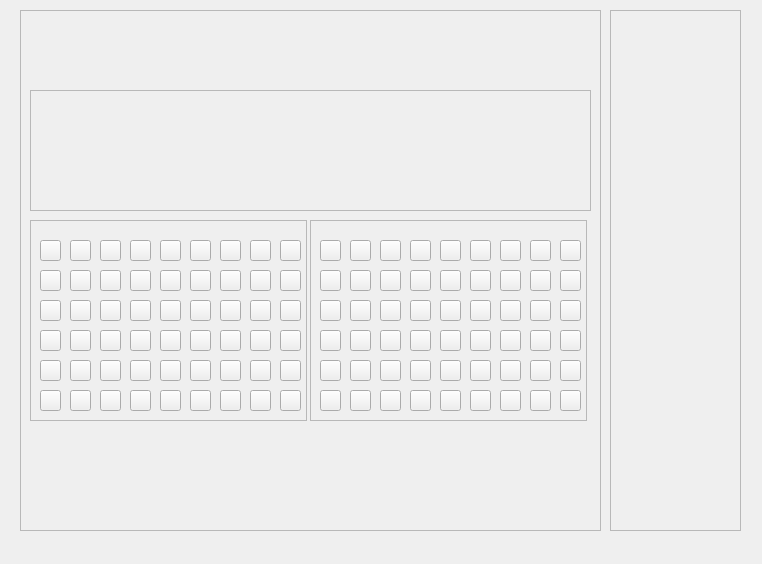
<?xml version="1.0" encoding="UTF-8"?>
<ui version="4.0">
 <class>Form</class>
 <widget class="QWidget" name="Form">
  <property name="geometry">
   <rect>
    <x>0</x>
    <y>0</y>
    <width>762</width>
    <height>564</height>
   </rect>
  </property>
  <property name="windowTitle">
   <string>Form</string>
  </property>
  <widget class="QFrame" name="frame">
   <property name="geometry">
    <rect>
     <x>20</x>
     <y>10</y>
     <width>581</width>
     <height>521</height>
    </rect>
   </property>
   <property name="frameShape">
    <enum>QFrame::StyledPanel</enum>
   </property>
   <property name="frameShadow">
    <enum>QFrame::Raised</enum>
   </property>
   <widget class="QFrame" name="frame_2">
    <property name="geometry">
     <rect>
      <x>10</x>
      <y>210</y>
      <width>277</width>
      <height>201</height>
     </rect>
    </property>
    <property name="frameShape">
     <enum>QFrame::StyledPanel</enum>
    </property>
    <property name="frameShadow">
     <enum>QFrame::Raised</enum>
    </property>
    <widget class="QPushButton" name="pushButton">
     <property name="geometry">
      <rect>
       <x>10</x>
       <y>20</y>
       <width>21</width>
       <height>21</height>
      </rect>
     </property>
     <property name="text">
      <string/>
     </property>
     <attribute name="buttonGroup">
      <string notr="true">buttonGroup</string>
     </attribute>
    </widget>
    <widget class="QPushButton" name="pushButton_2">
     <property name="geometry">
      <rect>
       <x>40</x>
       <y>20</y>
       <width>21</width>
       <height>21</height>
      </rect>
     </property>
     <property name="text">
      <string/>
     </property>
     <attribute name="buttonGroup">
      <string notr="true">buttonGroup</string>
     </attribute>
    </widget>
    <widget class="QPushButton" name="pushButton_3">
     <property name="geometry">
      <rect>
       <x>70</x>
       <y>20</y>
       <width>21</width>
       <height>21</height>
      </rect>
     </property>
     <property name="text">
      <string/>
     </property>
     <attribute name="buttonGroup">
      <string notr="true">buttonGroup</string>
     </attribute>
    </widget>
    <widget class="QPushButton" name="pushButton_4">
     <property name="geometry">
      <rect>
       <x>100</x>
       <y>20</y>
       <width>21</width>
       <height>21</height>
      </rect>
     </property>
     <property name="text">
      <string/>
     </property>
     <attribute name="buttonGroup">
      <string notr="true">buttonGroup</string>
     </attribute>
    </widget>
    <widget class="QPushButton" name="pushButton_5">
     <property name="geometry">
      <rect>
       <x>130</x>
       <y>20</y>
       <width>21</width>
       <height>21</height>
      </rect>
     </property>
     <property name="text">
      <string/>
     </property>
     <attribute name="buttonGroup">
      <string notr="true">buttonGroup</string>
     </attribute>
    </widget>
    <widget class="QPushButton" name="pushButton_6">
     <property name="geometry">
      <rect>
       <x>160</x>
       <y>20</y>
       <width>21</width>
       <height>21</height>
      </rect>
     </property>
     <property name="text">
      <string/>
     </property>
     <attribute name="buttonGroup">
      <string notr="true">buttonGroup</string>
     </attribute>
    </widget>
    <widget class="QPushButton" name="pushButton_7">
     <property name="geometry">
      <rect>
       <x>190</x>
       <y>20</y>
       <width>21</width>
       <height>21</height>
      </rect>
     </property>
     <property name="text">
      <string/>
     </property>
     <attribute name="buttonGroup">
      <string notr="true">buttonGroup</string>
     </attribute>
    </widget>
    <widget class="QPushButton" name="pushButton_8">
     <property name="geometry">
      <rect>
       <x>220</x>
       <y>20</y>
       <width>21</width>
       <height>21</height>
      </rect>
     </property>
     <property name="text">
      <string/>
     </property>
     <attribute name="buttonGroup">
      <string notr="true">buttonGroup</string>
     </attribute>
    </widget>
    <widget class="QPushButton" name="pushButton_9">
     <property name="geometry">
      <rect>
       <x>220</x>
       <y>50</y>
       <width>21</width>
       <height>21</height>
      </rect>
     </property>
     <property name="text">
      <string/>
     </property>
     <attribute name="buttonGroup">
      <string notr="true">buttonGroup</string>
     </attribute>
    </widget>
    <widget class="QPushButton" name="pushButton_10">
     <property name="geometry">
      <rect>
       <x>70</x>
       <y>50</y>
       <width>21</width>
       <height>21</height>
      </rect>
     </property>
     <property name="text">
      <string/>
     </property>
     <attribute name="buttonGroup">
      <string notr="true">buttonGroup</string>
     </attribute>
    </widget>
    <widget class="QPushButton" name="pushButton_11">
     <property name="geometry">
      <rect>
       <x>130</x>
       <y>50</y>
       <width>21</width>
       <height>21</height>
      </rect>
     </property>
     <property name="text">
      <string/>
     </property>
     <attribute name="buttonGroup">
      <string notr="true">buttonGroup</string>
     </attribute>
    </widget>
    <widget class="QPushButton" name="pushButton_12">
     <property name="geometry">
      <rect>
       <x>160</x>
       <y>50</y>
       <width>21</width>
       <height>21</height>
      </rect>
     </property>
     <property name="text">
      <string/>
     </property>
     <attribute name="buttonGroup">
      <string notr="true">buttonGroup</string>
     </attribute>
    </widget>
    <widget class="QPushButton" name="pushButton_13">
     <property name="geometry">
      <rect>
       <x>190</x>
       <y>50</y>
       <width>21</width>
       <height>21</height>
      </rect>
     </property>
     <property name="text">
      <string/>
     </property>
     <attribute name="buttonGroup">
      <string notr="true">buttonGroup</string>
     </attribute>
    </widget>
    <widget class="QPushButton" name="pushButton_14">
     <property name="geometry">
      <rect>
       <x>10</x>
       <y>50</y>
       <width>21</width>
       <height>21</height>
      </rect>
     </property>
     <property name="text">
      <string/>
     </property>
     <attribute name="buttonGroup">
      <string notr="true">buttonGroup</string>
     </attribute>
    </widget>
    <widget class="QPushButton" name="pushButton_15">
     <property name="geometry">
      <rect>
       <x>40</x>
       <y>50</y>
       <width>21</width>
       <height>21</height>
      </rect>
     </property>
     <property name="text">
      <string/>
     </property>
     <attribute name="buttonGroup">
      <string notr="true">buttonGroup</string>
     </attribute>
    </widget>
    <widget class="QPushButton" name="pushButton_16">
     <property name="geometry">
      <rect>
       <x>100</x>
       <y>50</y>
       <width>21</width>
       <height>21</height>
      </rect>
     </property>
     <property name="text">
      <string/>
     </property>
     <attribute name="buttonGroup">
      <string notr="true">buttonGroup</string>
     </attribute>
    </widget>
    <widget class="QPushButton" name="pushButton_33">
     <property name="geometry">
      <rect>
       <x>220</x>
       <y>80</y>
       <width>21</width>
       <height>21</height>
      </rect>
     </property>
     <property name="text">
      <string/>
     </property>
     <attribute name="buttonGroup">
      <string notr="true">buttonGroup</string>
     </attribute>
    </widget>
    <widget class="QPushButton" name="pushButton_34">
     <property name="geometry">
      <rect>
       <x>100</x>
       <y>110</y>
       <width>21</width>
       <height>21</height>
      </rect>
     </property>
     <property name="text">
      <string/>
     </property>
     <attribute name="buttonGroup">
      <string notr="true">buttonGroup</string>
     </attribute>
    </widget>
    <widget class="QPushButton" name="pushButton_35">
     <property name="geometry">
      <rect>
       <x>70</x>
       <y>80</y>
       <width>21</width>
       <height>21</height>
      </rect>
     </property>
     <property name="text">
      <string/>
     </property>
     <attribute name="buttonGroup">
      <string notr="true">buttonGroup</string>
     </attribute>
    </widget>
    <widget class="QPushButton" name="pushButton_36">
     <property name="geometry">
      <rect>
       <x>130</x>
       <y>80</y>
       <width>21</width>
       <height>21</height>
      </rect>
     </property>
     <property name="text">
      <string/>
     </property>
     <attribute name="buttonGroup">
      <string notr="true">buttonGroup</string>
     </attribute>
    </widget>
    <widget class="QPushButton" name="pushButton_37">
     <property name="geometry">
      <rect>
       <x>130</x>
       <y>110</y>
       <width>21</width>
       <height>21</height>
      </rect>
     </property>
     <property name="text">
      <string/>
     </property>
     <attribute name="buttonGroup">
      <string notr="true">buttonGroup</string>
     </attribute>
    </widget>
    <widget class="QPushButton" name="pushButton_38">
     <property name="geometry">
      <rect>
       <x>160</x>
       <y>110</y>
       <width>21</width>
       <height>21</height>
      </rect>
     </property>
     <property name="text">
      <string/>
     </property>
     <attribute name="buttonGroup">
      <string notr="true">buttonGroup</string>
     </attribute>
    </widget>
    <widget class="QPushButton" name="pushButton_39">
     <property name="geometry">
      <rect>
       <x>160</x>
       <y>80</y>
       <width>21</width>
       <height>21</height>
      </rect>
     </property>
     <property name="text">
      <string/>
     </property>
     <attribute name="buttonGroup">
      <string notr="true">buttonGroup</string>
     </attribute>
    </widget>
    <widget class="QPushButton" name="pushButton_40">
     <property name="geometry">
      <rect>
       <x>190</x>
       <y>80</y>
       <width>21</width>
       <height>21</height>
      </rect>
     </property>
     <property name="text">
      <string/>
     </property>
     <attribute name="buttonGroup">
      <string notr="true">buttonGroup</string>
     </attribute>
    </widget>
    <widget class="QPushButton" name="pushButton_41">
     <property name="geometry">
      <rect>
       <x>190</x>
       <y>110</y>
       <width>21</width>
       <height>21</height>
      </rect>
     </property>
     <property name="text">
      <string/>
     </property>
     <attribute name="buttonGroup">
      <string notr="true">buttonGroup</string>
     </attribute>
    </widget>
    <widget class="QPushButton" name="pushButton_42">
     <property name="geometry">
      <rect>
       <x>10</x>
       <y>80</y>
       <width>21</width>
       <height>21</height>
      </rect>
     </property>
     <property name="text">
      <string/>
     </property>
     <attribute name="buttonGroup">
      <string notr="true">buttonGroup</string>
     </attribute>
    </widget>
    <widget class="QPushButton" name="pushButton_43">
     <property name="geometry">
      <rect>
       <x>40</x>
       <y>80</y>
       <width>21</width>
       <height>21</height>
      </rect>
     </property>
     <property name="text">
      <string/>
     </property>
     <attribute name="buttonGroup">
      <string notr="true">buttonGroup</string>
     </attribute>
    </widget>
    <widget class="QPushButton" name="pushButton_44">
     <property name="geometry">
      <rect>
       <x>40</x>
       <y>110</y>
       <width>21</width>
       <height>21</height>
      </rect>
     </property>
     <property name="text">
      <string/>
     </property>
     <attribute name="buttonGroup">
      <string notr="true">buttonGroup</string>
     </attribute>
    </widget>
    <widget class="QPushButton" name="pushButton_45">
     <property name="geometry">
      <rect>
       <x>70</x>
       <y>110</y>
       <width>21</width>
       <height>21</height>
      </rect>
     </property>
     <property name="text">
      <string/>
     </property>
     <attribute name="buttonGroup">
      <string notr="true">buttonGroup</string>
     </attribute>
    </widget>
    <widget class="QPushButton" name="pushButton_46">
     <property name="geometry">
      <rect>
       <x>10</x>
       <y>110</y>
       <width>21</width>
       <height>21</height>
      </rect>
     </property>
     <property name="text">
      <string/>
     </property>
     <attribute name="buttonGroup">
      <string notr="true">buttonGroup</string>
     </attribute>
    </widget>
    <widget class="QPushButton" name="pushButton_47">
     <property name="geometry">
      <rect>
       <x>220</x>
       <y>110</y>
       <width>21</width>
       <height>21</height>
      </rect>
     </property>
     <property name="text">
      <string/>
     </property>
     <attribute name="buttonGroup">
      <string notr="true">buttonGroup</string>
     </attribute>
    </widget>
    <widget class="QPushButton" name="pushButton_48">
     <property name="geometry">
      <rect>
       <x>100</x>
       <y>80</y>
       <width>21</width>
       <height>21</height>
      </rect>
     </property>
     <property name="text">
      <string/>
     </property>
     <attribute name="buttonGroup">
      <string notr="true">buttonGroup</string>
     </attribute>
    </widget>
    <widget class="QPushButton" name="pushButton_49">
     <property name="geometry">
      <rect>
       <x>160</x>
       <y>170</y>
       <width>21</width>
       <height>21</height>
      </rect>
     </property>
     <property name="text">
      <string/>
     </property>
     <attribute name="buttonGroup">
      <string notr="true">buttonGroup</string>
     </attribute>
    </widget>
    <widget class="QPushButton" name="pushButton_50">
     <property name="geometry">
      <rect>
       <x>40</x>
       <y>140</y>
       <width>21</width>
       <height>21</height>
      </rect>
     </property>
     <property name="text">
      <string/>
     </property>
     <attribute name="buttonGroup">
      <string notr="true">buttonGroup</string>
     </attribute>
    </widget>
    <widget class="QPushButton" name="pushButton_51">
     <property name="geometry">
      <rect>
       <x>190</x>
       <y>170</y>
       <width>21</width>
       <height>21</height>
      </rect>
     </property>
     <property name="text">
      <string/>
     </property>
     <attribute name="buttonGroup">
      <string notr="true">buttonGroup</string>
     </attribute>
    </widget>
    <widget class="QPushButton" name="pushButton_52">
     <property name="geometry">
      <rect>
       <x>160</x>
       <y>140</y>
       <width>21</width>
       <height>21</height>
      </rect>
     </property>
     <property name="text">
      <string/>
     </property>
     <attribute name="buttonGroup">
      <string notr="true">buttonGroup</string>
     </attribute>
    </widget>
    <widget class="QPushButton" name="pushButton_53">
     <property name="geometry">
      <rect>
       <x>130</x>
       <y>170</y>
       <width>21</width>
       <height>21</height>
      </rect>
     </property>
     <property name="text">
      <string/>
     </property>
     <attribute name="buttonGroup">
      <string notr="true">buttonGroup</string>
     </attribute>
    </widget>
    <widget class="QPushButton" name="pushButton_54">
     <property name="geometry">
      <rect>
       <x>220</x>
       <y>170</y>
       <width>21</width>
       <height>21</height>
      </rect>
     </property>
     <property name="text">
      <string/>
     </property>
     <attribute name="buttonGroup">
      <string notr="true">buttonGroup</string>
     </attribute>
    </widget>
    <widget class="QPushButton" name="pushButton_55">
     <property name="geometry">
      <rect>
       <x>220</x>
       <y>140</y>
       <width>21</width>
       <height>21</height>
      </rect>
     </property>
     <property name="text">
      <string/>
     </property>
     <attribute name="buttonGroup">
      <string notr="true">buttonGroup</string>
     </attribute>
    </widget>
    <widget class="QPushButton" name="pushButton_56">
     <property name="geometry">
      <rect>
       <x>190</x>
       <y>140</y>
       <width>21</width>
       <height>21</height>
      </rect>
     </property>
     <property name="text">
      <string/>
     </property>
     <attribute name="buttonGroup">
      <string notr="true">buttonGroup</string>
     </attribute>
    </widget>
    <widget class="QPushButton" name="pushButton_57">
     <property name="geometry">
      <rect>
       <x>70</x>
       <y>170</y>
       <width>21</width>
       <height>21</height>
      </rect>
     </property>
     <property name="text">
      <string/>
     </property>
     <attribute name="buttonGroup">
      <string notr="true">buttonGroup</string>
     </attribute>
    </widget>
    <widget class="QPushButton" name="pushButton_58">
     <property name="geometry">
      <rect>
       <x>100</x>
       <y>170</y>
       <width>21</width>
       <height>21</height>
      </rect>
     </property>
     <property name="text">
      <string/>
     </property>
     <attribute name="buttonGroup">
      <string notr="true">buttonGroup</string>
     </attribute>
    </widget>
    <widget class="QPushButton" name="pushButton_59">
     <property name="geometry">
      <rect>
       <x>10</x>
       <y>140</y>
       <width>21</width>
       <height>21</height>
      </rect>
     </property>
     <property name="text">
      <string/>
     </property>
     <attribute name="buttonGroup">
      <string notr="true">buttonGroup</string>
     </attribute>
    </widget>
    <widget class="QPushButton" name="pushButton_60">
     <property name="geometry">
      <rect>
       <x>130</x>
       <y>140</y>
       <width>21</width>
       <height>21</height>
      </rect>
     </property>
     <property name="text">
      <string/>
     </property>
     <attribute name="buttonGroup">
      <string notr="true">buttonGroup</string>
     </attribute>
    </widget>
    <widget class="QPushButton" name="pushButton_61">
     <property name="geometry">
      <rect>
       <x>100</x>
       <y>140</y>
       <width>21</width>
       <height>21</height>
      </rect>
     </property>
     <property name="text">
      <string/>
     </property>
     <attribute name="buttonGroup">
      <string notr="true">buttonGroup</string>
     </attribute>
    </widget>
    <widget class="QPushButton" name="pushButton_62">
     <property name="geometry">
      <rect>
       <x>70</x>
       <y>140</y>
       <width>21</width>
       <height>21</height>
      </rect>
     </property>
     <property name="text">
      <string/>
     </property>
     <attribute name="buttonGroup">
      <string notr="true">buttonGroup</string>
     </attribute>
    </widget>
    <widget class="QPushButton" name="pushButton_63">
     <property name="geometry">
      <rect>
       <x>10</x>
       <y>170</y>
       <width>21</width>
       <height>21</height>
      </rect>
     </property>
     <property name="text">
      <string/>
     </property>
     <attribute name="buttonGroup">
      <string notr="true">buttonGroup</string>
     </attribute>
    </widget>
    <widget class="QPushButton" name="pushButton_64">
     <property name="geometry">
      <rect>
       <x>40</x>
       <y>170</y>
       <width>21</width>
       <height>21</height>
      </rect>
     </property>
     <property name="text">
      <string/>
     </property>
     <attribute name="buttonGroup">
      <string notr="true">buttonGroup</string>
     </attribute>
    </widget>
    <widget class="QPushButton" name="pushButton_65">
     <property name="geometry">
      <rect>
       <x>250</x>
       <y>170</y>
       <width>21</width>
       <height>21</height>
      </rect>
     </property>
     <property name="text">
      <string/>
     </property>
     <attribute name="buttonGroup">
      <string notr="true">buttonGroup</string>
     </attribute>
    </widget>
    <widget class="QPushButton" name="pushButton_66">
     <property name="geometry">
      <rect>
       <x>250</x>
       <y>20</y>
       <width>21</width>
       <height>21</height>
      </rect>
     </property>
     <property name="text">
      <string/>
     </property>
     <attribute name="buttonGroup">
      <string notr="true">buttonGroup</string>
     </attribute>
    </widget>
    <widget class="QPushButton" name="pushButton_67">
     <property name="geometry">
      <rect>
       <x>250</x>
       <y>110</y>
       <width>21</width>
       <height>21</height>
      </rect>
     </property>
     <property name="text">
      <string/>
     </property>
     <attribute name="buttonGroup">
      <string notr="true">buttonGroup</string>
     </attribute>
    </widget>
    <widget class="QPushButton" name="pushButton_68">
     <property name="geometry">
      <rect>
       <x>250</x>
       <y>80</y>
       <width>21</width>
       <height>21</height>
      </rect>
     </property>
     <property name="text">
      <string/>
     </property>
     <attribute name="buttonGroup">
      <string notr="true">buttonGroup</string>
     </attribute>
    </widget>
    <widget class="QPushButton" name="pushButton_69">
     <property name="geometry">
      <rect>
       <x>250</x>
       <y>140</y>
       <width>21</width>
       <height>21</height>
      </rect>
     </property>
     <property name="text">
      <string/>
     </property>
     <attribute name="buttonGroup">
      <string notr="true">buttonGroup</string>
     </attribute>
    </widget>
    <widget class="QPushButton" name="pushButton_70">
     <property name="geometry">
      <rect>
       <x>250</x>
       <y>50</y>
       <width>21</width>
       <height>21</height>
      </rect>
     </property>
     <property name="text">
      <string/>
     </property>
     <attribute name="buttonGroup">
      <string notr="true">buttonGroup</string>
     </attribute>
    </widget>
   </widget>
   <widget class="QFrame" name="frame_4">
    <property name="geometry">
     <rect>
      <x>10</x>
      <y>80</y>
      <width>561</width>
      <height>121</height>
     </rect>
    </property>
    <property name="frameShape">
     <enum>QFrame::StyledPanel</enum>
    </property>
    <property name="frameShadow">
     <enum>QFrame::Raised</enum>
    </property>
   </widget>
   <widget class="QFrame" name="frame_3">
    <property name="geometry">
     <rect>
      <x>290</x>
      <y>210</y>
      <width>277</width>
      <height>201</height>
     </rect>
    </property>
    <property name="frameShape">
     <enum>QFrame::StyledPanel</enum>
    </property>
    <property name="frameShadow">
     <enum>QFrame::Raised</enum>
    </property>
    <widget class="QPushButton" name="pushButton_125">
     <property name="geometry">
      <rect>
       <x>10</x>
       <y>20</y>
       <width>21</width>
       <height>21</height>
      </rect>
     </property>
     <property name="text">
      <string/>
     </property>
     <attribute name="buttonGroup">
      <string notr="true">buttonGroup</string>
     </attribute>
    </widget>
    <widget class="QPushButton" name="pushButton_126">
     <property name="geometry">
      <rect>
       <x>40</x>
       <y>20</y>
       <width>21</width>
       <height>21</height>
      </rect>
     </property>
     <property name="text">
      <string/>
     </property>
     <attribute name="buttonGroup">
      <string notr="true">buttonGroup</string>
     </attribute>
    </widget>
    <widget class="QPushButton" name="pushButton_127">
     <property name="geometry">
      <rect>
       <x>70</x>
       <y>20</y>
       <width>21</width>
       <height>21</height>
      </rect>
     </property>
     <property name="text">
      <string/>
     </property>
     <attribute name="buttonGroup">
      <string notr="true">buttonGroup</string>
     </attribute>
    </widget>
    <widget class="QPushButton" name="pushButton_128">
     <property name="geometry">
      <rect>
       <x>100</x>
       <y>20</y>
       <width>21</width>
       <height>21</height>
      </rect>
     </property>
     <property name="text">
      <string/>
     </property>
     <attribute name="buttonGroup">
      <string notr="true">buttonGroup</string>
     </attribute>
    </widget>
    <widget class="QPushButton" name="pushButton_129">
     <property name="geometry">
      <rect>
       <x>130</x>
       <y>20</y>
       <width>21</width>
       <height>21</height>
      </rect>
     </property>
     <property name="text">
      <string/>
     </property>
     <attribute name="buttonGroup">
      <string notr="true">buttonGroup</string>
     </attribute>
    </widget>
    <widget class="QPushButton" name="pushButton_130">
     <property name="geometry">
      <rect>
       <x>160</x>
       <y>20</y>
       <width>21</width>
       <height>21</height>
      </rect>
     </property>
     <property name="text">
      <string/>
     </property>
     <attribute name="buttonGroup">
      <string notr="true">buttonGroup</string>
     </attribute>
    </widget>
    <widget class="QPushButton" name="pushButton_131">
     <property name="geometry">
      <rect>
       <x>190</x>
       <y>20</y>
       <width>21</width>
       <height>21</height>
      </rect>
     </property>
     <property name="text">
      <string/>
     </property>
     <attribute name="buttonGroup">
      <string notr="true">buttonGroup</string>
     </attribute>
    </widget>
    <widget class="QPushButton" name="pushButton_132">
     <property name="geometry">
      <rect>
       <x>220</x>
       <y>20</y>
       <width>21</width>
       <height>21</height>
      </rect>
     </property>
     <property name="text">
      <string/>
     </property>
     <attribute name="buttonGroup">
      <string notr="true">buttonGroup</string>
     </attribute>
    </widget>
    <widget class="QPushButton" name="pushButton_133">
     <property name="geometry">
      <rect>
       <x>220</x>
       <y>50</y>
       <width>21</width>
       <height>21</height>
      </rect>
     </property>
     <property name="text">
      <string/>
     </property>
     <attribute name="buttonGroup">
      <string notr="true">buttonGroup</string>
     </attribute>
    </widget>
    <widget class="QPushButton" name="pushButton_134">
     <property name="geometry">
      <rect>
       <x>70</x>
       <y>50</y>
       <width>21</width>
       <height>21</height>
      </rect>
     </property>
     <property name="text">
      <string/>
     </property>
     <attribute name="buttonGroup">
      <string notr="true">buttonGroup</string>
     </attribute>
    </widget>
    <widget class="QPushButton" name="pushButton_135">
     <property name="geometry">
      <rect>
       <x>130</x>
       <y>50</y>
       <width>21</width>
       <height>21</height>
      </rect>
     </property>
     <property name="text">
      <string/>
     </property>
     <attribute name="buttonGroup">
      <string notr="true">buttonGroup</string>
     </attribute>
    </widget>
    <widget class="QPushButton" name="pushButton_136">
     <property name="geometry">
      <rect>
       <x>160</x>
       <y>50</y>
       <width>21</width>
       <height>21</height>
      </rect>
     </property>
     <property name="text">
      <string/>
     </property>
     <attribute name="buttonGroup">
      <string notr="true">buttonGroup</string>
     </attribute>
    </widget>
    <widget class="QPushButton" name="pushButton_137">
     <property name="geometry">
      <rect>
       <x>190</x>
       <y>50</y>
       <width>21</width>
       <height>21</height>
      </rect>
     </property>
     <property name="text">
      <string/>
     </property>
     <attribute name="buttonGroup">
      <string notr="true">buttonGroup</string>
     </attribute>
    </widget>
    <widget class="QPushButton" name="pushButton_138">
     <property name="geometry">
      <rect>
       <x>10</x>
       <y>50</y>
       <width>21</width>
       <height>21</height>
      </rect>
     </property>
     <property name="text">
      <string/>
     </property>
     <attribute name="buttonGroup">
      <string notr="true">buttonGroup</string>
     </attribute>
    </widget>
    <widget class="QPushButton" name="pushButton_139">
     <property name="geometry">
      <rect>
       <x>40</x>
       <y>50</y>
       <width>21</width>
       <height>21</height>
      </rect>
     </property>
     <property name="text">
      <string/>
     </property>
     <attribute name="buttonGroup">
      <string notr="true">buttonGroup</string>
     </attribute>
    </widget>
    <widget class="QPushButton" name="pushButton_140">
     <property name="geometry">
      <rect>
       <x>100</x>
       <y>50</y>
       <width>21</width>
       <height>21</height>
      </rect>
     </property>
     <property name="text">
      <string/>
     </property>
     <attribute name="buttonGroup">
      <string notr="true">buttonGroup</string>
     </attribute>
    </widget>
    <widget class="QPushButton" name="pushButton_141">
     <property name="geometry">
      <rect>
       <x>220</x>
       <y>80</y>
       <width>21</width>
       <height>21</height>
      </rect>
     </property>
     <property name="text">
      <string/>
     </property>
     <attribute name="buttonGroup">
      <string notr="true">buttonGroup</string>
     </attribute>
    </widget>
    <widget class="QPushButton" name="pushButton_142">
     <property name="geometry">
      <rect>
       <x>100</x>
       <y>110</y>
       <width>21</width>
       <height>21</height>
      </rect>
     </property>
     <property name="text">
      <string/>
     </property>
     <attribute name="buttonGroup">
      <string notr="true">buttonGroup</string>
     </attribute>
    </widget>
    <widget class="QPushButton" name="pushButton_143">
     <property name="geometry">
      <rect>
       <x>70</x>
       <y>80</y>
       <width>21</width>
       <height>21</height>
      </rect>
     </property>
     <property name="text">
      <string/>
     </property>
     <attribute name="buttonGroup">
      <string notr="true">buttonGroup</string>
     </attribute>
    </widget>
    <widget class="QPushButton" name="pushButton_144">
     <property name="geometry">
      <rect>
       <x>130</x>
       <y>80</y>
       <width>21</width>
       <height>21</height>
      </rect>
     </property>
     <property name="text">
      <string/>
     </property>
     <attribute name="buttonGroup">
      <string notr="true">buttonGroup</string>
     </attribute>
    </widget>
    <widget class="QPushButton" name="pushButton_145">
     <property name="geometry">
      <rect>
       <x>130</x>
       <y>110</y>
       <width>21</width>
       <height>21</height>
      </rect>
     </property>
     <property name="text">
      <string/>
     </property>
     <attribute name="buttonGroup">
      <string notr="true">buttonGroup</string>
     </attribute>
    </widget>
    <widget class="QPushButton" name="pushButton_146">
     <property name="geometry">
      <rect>
       <x>160</x>
       <y>110</y>
       <width>21</width>
       <height>21</height>
      </rect>
     </property>
     <property name="text">
      <string/>
     </property>
     <attribute name="buttonGroup">
      <string notr="true">buttonGroup</string>
     </attribute>
    </widget>
    <widget class="QPushButton" name="pushButton_147">
     <property name="geometry">
      <rect>
       <x>160</x>
       <y>80</y>
       <width>21</width>
       <height>21</height>
      </rect>
     </property>
     <property name="text">
      <string/>
     </property>
     <attribute name="buttonGroup">
      <string notr="true">buttonGroup</string>
     </attribute>
    </widget>
    <widget class="QPushButton" name="pushButton_148">
     <property name="geometry">
      <rect>
       <x>190</x>
       <y>80</y>
       <width>21</width>
       <height>21</height>
      </rect>
     </property>
     <property name="text">
      <string/>
     </property>
     <attribute name="buttonGroup">
      <string notr="true">buttonGroup</string>
     </attribute>
    </widget>
    <widget class="QPushButton" name="pushButton_149">
     <property name="geometry">
      <rect>
       <x>190</x>
       <y>110</y>
       <width>21</width>
       <height>21</height>
      </rect>
     </property>
     <property name="text">
      <string/>
     </property>
     <attribute name="buttonGroup">
      <string notr="true">buttonGroup</string>
     </attribute>
    </widget>
    <widget class="QPushButton" name="pushButton_150">
     <property name="geometry">
      <rect>
       <x>10</x>
       <y>80</y>
       <width>21</width>
       <height>21</height>
      </rect>
     </property>
     <property name="text">
      <string/>
     </property>
     <attribute name="buttonGroup">
      <string notr="true">buttonGroup</string>
     </attribute>
    </widget>
    <widget class="QPushButton" name="pushButton_151">
     <property name="geometry">
      <rect>
       <x>40</x>
       <y>80</y>
       <width>21</width>
       <height>21</height>
      </rect>
     </property>
     <property name="text">
      <string/>
     </property>
     <attribute name="buttonGroup">
      <string notr="true">buttonGroup</string>
     </attribute>
    </widget>
    <widget class="QPushButton" name="pushButton_152">
     <property name="geometry">
      <rect>
       <x>40</x>
       <y>110</y>
       <width>21</width>
       <height>21</height>
      </rect>
     </property>
     <property name="text">
      <string/>
     </property>
     <attribute name="buttonGroup">
      <string notr="true">buttonGroup</string>
     </attribute>
    </widget>
    <widget class="QPushButton" name="pushButton_153">
     <property name="geometry">
      <rect>
       <x>70</x>
       <y>110</y>
       <width>21</width>
       <height>21</height>
      </rect>
     </property>
     <property name="text">
      <string/>
     </property>
     <attribute name="buttonGroup">
      <string notr="true">buttonGroup</string>
     </attribute>
    </widget>
    <widget class="QPushButton" name="pushButton_154">
     <property name="geometry">
      <rect>
       <x>10</x>
       <y>110</y>
       <width>21</width>
       <height>21</height>
      </rect>
     </property>
     <property name="text">
      <string/>
     </property>
     <attribute name="buttonGroup">
      <string notr="true">buttonGroup</string>
     </attribute>
    </widget>
    <widget class="QPushButton" name="pushButton_155">
     <property name="geometry">
      <rect>
       <x>220</x>
       <y>110</y>
       <width>21</width>
       <height>21</height>
      </rect>
     </property>
     <property name="text">
      <string/>
     </property>
     <attribute name="buttonGroup">
      <string notr="true">buttonGroup</string>
     </attribute>
    </widget>
    <widget class="QPushButton" name="pushButton_156">
     <property name="geometry">
      <rect>
       <x>100</x>
       <y>80</y>
       <width>21</width>
       <height>21</height>
      </rect>
     </property>
     <property name="text">
      <string/>
     </property>
     <attribute name="buttonGroup">
      <string notr="true">buttonGroup</string>
     </attribute>
    </widget>
    <widget class="QPushButton" name="pushButton_157">
     <property name="geometry">
      <rect>
       <x>160</x>
       <y>170</y>
       <width>21</width>
       <height>21</height>
      </rect>
     </property>
     <property name="text">
      <string/>
     </property>
     <attribute name="buttonGroup">
      <string notr="true">buttonGroup</string>
     </attribute>
    </widget>
    <widget class="QPushButton" name="pushButton_158">
     <property name="geometry">
      <rect>
       <x>40</x>
       <y>140</y>
       <width>21</width>
       <height>21</height>
      </rect>
     </property>
     <property name="text">
      <string/>
     </property>
     <attribute name="buttonGroup">
      <string notr="true">buttonGroup</string>
     </attribute>
    </widget>
    <widget class="QPushButton" name="pushButton_159">
     <property name="geometry">
      <rect>
       <x>190</x>
       <y>170</y>
       <width>21</width>
       <height>21</height>
      </rect>
     </property>
     <property name="text">
      <string/>
     </property>
     <attribute name="buttonGroup">
      <string notr="true">buttonGroup</string>
     </attribute>
    </widget>
    <widget class="QPushButton" name="pushButton_160">
     <property name="geometry">
      <rect>
       <x>160</x>
       <y>140</y>
       <width>21</width>
       <height>21</height>
      </rect>
     </property>
     <property name="text">
      <string/>
     </property>
     <attribute name="buttonGroup">
      <string notr="true">buttonGroup</string>
     </attribute>
    </widget>
    <widget class="QPushButton" name="pushButton_161">
     <property name="geometry">
      <rect>
       <x>130</x>
       <y>170</y>
       <width>21</width>
       <height>21</height>
      </rect>
     </property>
     <property name="text">
      <string/>
     </property>
     <attribute name="buttonGroup">
      <string notr="true">buttonGroup</string>
     </attribute>
    </widget>
    <widget class="QPushButton" name="pushButton_162">
     <property name="geometry">
      <rect>
       <x>220</x>
       <y>170</y>
       <width>21</width>
       <height>21</height>
      </rect>
     </property>
     <property name="text">
      <string/>
     </property>
     <attribute name="buttonGroup">
      <string notr="true">buttonGroup</string>
     </attribute>
    </widget>
    <widget class="QPushButton" name="pushButton_163">
     <property name="geometry">
      <rect>
       <x>220</x>
       <y>140</y>
       <width>21</width>
       <height>21</height>
      </rect>
     </property>
     <property name="text">
      <string/>
     </property>
     <attribute name="buttonGroup">
      <string notr="true">buttonGroup</string>
     </attribute>
    </widget>
    <widget class="QPushButton" name="pushButton_164">
     <property name="geometry">
      <rect>
       <x>190</x>
       <y>140</y>
       <width>21</width>
       <height>21</height>
      </rect>
     </property>
     <property name="text">
      <string/>
     </property>
     <attribute name="buttonGroup">
      <string notr="true">buttonGroup</string>
     </attribute>
    </widget>
    <widget class="QPushButton" name="pushButton_165">
     <property name="geometry">
      <rect>
       <x>70</x>
       <y>170</y>
       <width>21</width>
       <height>21</height>
      </rect>
     </property>
     <property name="text">
      <string/>
     </property>
     <attribute name="buttonGroup">
      <string notr="true">buttonGroup</string>
     </attribute>
    </widget>
    <widget class="QPushButton" name="pushButton_166">
     <property name="geometry">
      <rect>
       <x>100</x>
       <y>170</y>
       <width>21</width>
       <height>21</height>
      </rect>
     </property>
     <property name="text">
      <string/>
     </property>
     <attribute name="buttonGroup">
      <string notr="true">buttonGroup</string>
     </attribute>
    </widget>
    <widget class="QPushButton" name="pushButton_167">
     <property name="geometry">
      <rect>
       <x>10</x>
       <y>140</y>
       <width>21</width>
       <height>21</height>
      </rect>
     </property>
     <property name="text">
      <string/>
     </property>
     <attribute name="buttonGroup">
      <string notr="true">buttonGroup</string>
     </attribute>
    </widget>
    <widget class="QPushButton" name="pushButton_168">
     <property name="geometry">
      <rect>
       <x>130</x>
       <y>140</y>
       <width>21</width>
       <height>21</height>
      </rect>
     </property>
     <property name="text">
      <string/>
     </property>
     <attribute name="buttonGroup">
      <string notr="true">buttonGroup</string>
     </attribute>
    </widget>
    <widget class="QPushButton" name="pushButton_169">
     <property name="geometry">
      <rect>
       <x>100</x>
       <y>140</y>
       <width>21</width>
       <height>21</height>
      </rect>
     </property>
     <property name="text">
      <string/>
     </property>
     <attribute name="buttonGroup">
      <string notr="true">buttonGroup</string>
     </attribute>
    </widget>
    <widget class="QPushButton" name="pushButton_170">
     <property name="geometry">
      <rect>
       <x>70</x>
       <y>140</y>
       <width>21</width>
       <height>21</height>
      </rect>
     </property>
     <property name="text">
      <string/>
     </property>
     <attribute name="buttonGroup">
      <string notr="true">buttonGroup</string>
     </attribute>
    </widget>
    <widget class="QPushButton" name="pushButton_171">
     <property name="geometry">
      <rect>
       <x>10</x>
       <y>170</y>
       <width>21</width>
       <height>21</height>
      </rect>
     </property>
     <property name="text">
      <string/>
     </property>
     <attribute name="buttonGroup">
      <string notr="true">buttonGroup</string>
     </attribute>
    </widget>
    <widget class="QPushButton" name="pushButton_172">
     <property name="geometry">
      <rect>
       <x>40</x>
       <y>170</y>
       <width>21</width>
       <height>21</height>
      </rect>
     </property>
     <property name="text">
      <string/>
     </property>
     <attribute name="buttonGroup">
      <string notr="true">buttonGroup</string>
     </attribute>
    </widget>
    <widget class="QPushButton" name="pushButton_173">
     <property name="geometry">
      <rect>
       <x>250</x>
       <y>170</y>
       <width>21</width>
       <height>21</height>
      </rect>
     </property>
     <property name="text">
      <string/>
     </property>
     <attribute name="buttonGroup">
      <string notr="true">buttonGroup</string>
     </attribute>
    </widget>
    <widget class="QPushButton" name="pushButton_174">
     <property name="geometry">
      <rect>
       <x>250</x>
       <y>20</y>
       <width>21</width>
       <height>21</height>
      </rect>
     </property>
     <property name="text">
      <string/>
     </property>
     <attribute name="buttonGroup">
      <string notr="true">buttonGroup</string>
     </attribute>
    </widget>
    <widget class="QPushButton" name="pushButton_175">
     <property name="geometry">
      <rect>
       <x>250</x>
       <y>110</y>
       <width>21</width>
       <height>21</height>
      </rect>
     </property>
     <property name="text">
      <string/>
     </property>
     <attribute name="buttonGroup">
      <string notr="true">buttonGroup</string>
     </attribute>
    </widget>
    <widget class="QPushButton" name="pushButton_176">
     <property name="geometry">
      <rect>
       <x>250</x>
       <y>80</y>
       <width>21</width>
       <height>21</height>
      </rect>
     </property>
     <property name="text">
      <string/>
     </property>
     <attribute name="buttonGroup">
      <string notr="true">buttonGroup</string>
     </attribute>
    </widget>
    <widget class="QPushButton" name="pushButton_177">
     <property name="geometry">
      <rect>
       <x>250</x>
       <y>140</y>
       <width>21</width>
       <height>21</height>
      </rect>
     </property>
     <property name="text">
      <string/>
     </property>
     <attribute name="buttonGroup">
      <string notr="true">buttonGroup</string>
     </attribute>
    </widget>
    <widget class="QPushButton" name="pushButton_178">
     <property name="geometry">
      <rect>
       <x>250</x>
       <y>50</y>
       <width>21</width>
       <height>21</height>
      </rect>
     </property>
     <property name="text">
      <string/>
     </property>
     <attribute name="buttonGroup">
      <string notr="true">buttonGroup</string>
     </attribute>
    </widget>
   </widget>
  </widget>
  <widget class="QFrame" name="frame_5">
   <property name="geometry">
    <rect>
     <x>610</x>
     <y>10</y>
     <width>131</width>
     <height>521</height>
    </rect>
   </property>
   <property name="frameShape">
    <enum>QFrame::StyledPanel</enum>
   </property>
   <property name="frameShadow">
    <enum>QFrame::Raised</enum>
   </property>
  </widget>
 </widget>
 <resources/>
 <connections/>
 <buttongroups>
  <buttongroup name="buttonGroup"/>
 </buttongroups>
</ui>
